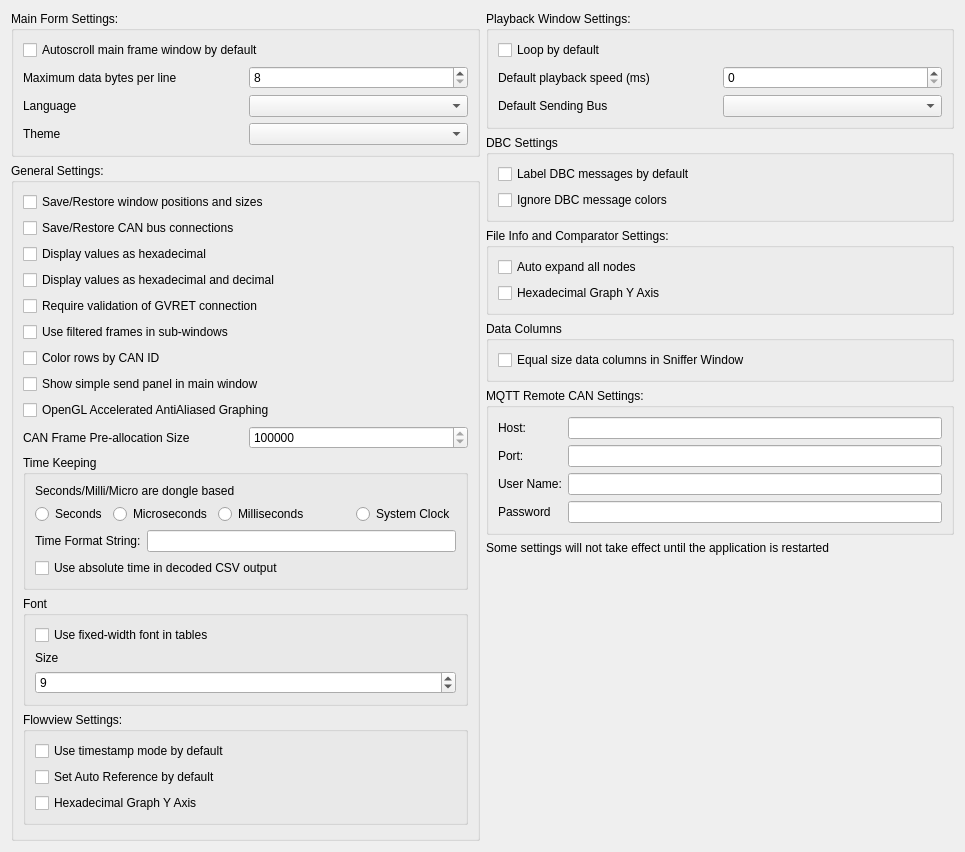
<?xml version="1.0" encoding="UTF-8"?>
<ui version="4.0">
 <class>MainSettingsDialog</class>
 <widget class="QDialog" name="MainSettingsDialog">
  <property name="geometry">
   <rect>
    <x>0</x>
    <y>0</y>
    <width>965</width>
    <height>852</height>
   </rect>
  </property>
  <property name="windowTitle">
   <string>Main Settings</string>
  </property>
  <layout class="QHBoxLayout" name="horizontalLayout_5" stretch="1,1">
   <item>
    <layout class="QVBoxLayout" name="verticalLayout">
     <item>
      <widget class="QGroupBox" name="groupBox_2">
       <property name="title">
        <string>Main Form Settings:</string>
       </property>
       <layout class="QVBoxLayout" name="verticalLayout_3">
        <item>
         <widget class="QCheckBox" name="cbMainAutoScroll">
          <property name="text">
           <string>Autoscroll main frame window by default</string>
          </property>
         </widget>
        </item>
        <item>
         <layout class="QHBoxLayout" name="horizontalLayout_7">
          <item>
           <widget class="QLabel" name="label_12">
            <property name="text">
             <string>Maximum data bytes per line</string>
            </property>
           </widget>
          </item>
          <item>
           <widget class="QSpinBox" name="spinBytesPerLine">
            <property name="minimum">
             <number>8</number>
            </property>
            <property name="maximum">
             <number>64</number>
            </property>
            <property name="singleStep">
             <number>8</number>
            </property>
           </widget>
          </item>
         </layout>
        </item>
        <item>
         <layout class="QHBoxLayout" name="horizontalLayout_8">
          <item>
           <widget class="QLabel" name="label_13">
            <property name="text">
             <string>Language</string>
            </property>
           </widget>
          </item>
          <item>
           <widget class="QComboBox" name="comboLanguage"/>
          </item>
         </layout>
        </item>
        <item>
         <layout class="QHBoxLayout" name="horizontalLayoutTheme">
          <item>
           <widget class="QLabel" name="labelTheme">
            <property name="text">
             <string>Theme</string>
            </property>
           </widget>
          </item>
          <item>
           <widget class="QComboBox" name="comboTheme"/>
          </item>
         </layout>
        </item>
       </layout>
      </widget>
     </item>
     <item>
      <widget class="QGroupBox" name="groupBox">
       <property name="title">
        <string>General Settings:</string>
       </property>
       <layout class="QVBoxLayout" name="verticalLayout_2">
        <item>
         <widget class="QCheckBox" name="cbRestorePositions">
          <property name="text">
           <string>Save/Restore window positions and sizes</string>
          </property>
         </widget>
        </item>
        <item>
         <widget class="QCheckBox" name="cbLoadConnections">
          <property name="text">
           <string>Save/Restore CAN bus connections</string>
          </property>
         </widget>
        </item>
        <item>
         <widget class="QCheckBox" name="cbDisplayHex">
          <property name="text">
           <string>Display values as hexadecimal</string>
          </property>
         </widget>
        </item>
        <item>
         <widget class="QCheckBox" name="cbDisplayHexAndDec">
          <property name="text">
           <string>Display values as hexadecimal and decimal</string>
          </property>
         </widget>
        </item>
        <item>
         <widget class="QCheckBox" name="cbValidate">
          <property name="text">
           <string>Require validation of GVRET connection</string>
          </property>
         </widget>
        </item>
        <item>
         <widget class="QCheckBox" name="cbUseFiltered">
          <property name="text">
           <string>Use filtered frames in sub-windows</string>
          </property>
         </widget>
        </item>
        <item>
         <widget class="QCheckBox" name="cbColorsByCanId">
          <property name="text">
           <string>Color rows by CAN ID</string>
          </property>
         </widget>
        </item>
        <item>
         <widget class="QCheckBox" name="cbShowSendPanel">
          <property name="text">
           <string>Show simple send panel in main window</string>
          </property>
         </widget>
        </item>
        <item>
         <widget class="QCheckBox" name="cbUseOpenGL">
          <property name="text">
           <string>OpenGL Accelerated AntiAliased Graphing</string>
          </property>
         </widget>
        </item>
        <item>
         <layout class="QHBoxLayout" name="horizontalLayout_6">
          <property name="topMargin">
           <number>0</number>
          </property>
          <property name="bottomMargin">
           <number>0</number>
          </property>
          <item>
           <widget class="QLabel" name="label_10">
            <property name="text">
             <string>CAN Frame Pre-allocation Size</string>
            </property>
           </widget>
          </item>
          <item>
           <widget class="QSpinBox" name="spinMaximumFrames">
            <property name="minimum">
             <number>100000</number>
            </property>
            <property name="maximum">
             <number>1000000000</number>
            </property>
            <property name="singleStep">
             <number>100000</number>
            </property>
            <property name="value">
             <number>10000000</number>
            </property>
           </widget>
          </item>
         </layout>
        </item>
        <item>
         <widget class="QGroupBox" name="groupBox_6">
          <property name="title">
           <string>Time Keeping</string>
          </property>
          <layout class="QVBoxLayout" name="verticalLayout_7">
           <item>
            <widget class="QLabel" name="label_3">
             <property name="text">
              <string>Seconds/Milli/Micro are dongle based</string>
             </property>
            </widget>
           </item>
           <item>
            <layout class="QHBoxLayout" name="horizontalLayout_4">
             <item>
              <widget class="QRadioButton" name="rbSeconds">
               <property name="text">
                <string>Seconds</string>
               </property>
              </widget>
             </item>
             <item>
              <widget class="QRadioButton" name="rbMicros">
               <property name="text">
                <string>Microseconds</string>
               </property>
              </widget>
             </item>
             <item>
              <widget class="QRadioButton" name="rbMillis">
               <property name="text">
                <string>Milliseconds</string>
               </property>
              </widget>
             </item>
             <item>
              <spacer name="horizontalSpacer">
               <property name="orientation">
                <enum>Qt::Orientation::Horizontal</enum>
               </property>
               <property name="sizeHint" stdset="0">
                <size>
                 <width>40</width>
                 <height>20</height>
                </size>
               </property>
              </spacer>
             </item>
             <item>
              <widget class="QRadioButton" name="rbSysClock">
               <property name="text">
                <string>System Clock</string>
               </property>
              </widget>
             </item>
            </layout>
           </item>
           <item>
            <layout class="QHBoxLayout" name="horizontalLayout_3">
             <item>
              <widget class="QLabel" name="label_4">
               <property name="text">
                <string>Time Format String:</string>
               </property>
              </widget>
             </item>
             <item>
              <widget class="QLineEdit" name="lineClockFormat"/>
             </item>
            </layout>
           </item>
           <item>
            <widget class="QCheckBox" name="cbCSVAbsTime">
             <property name="text">
              <string>Use absolute time in decoded CSV output</string>
             </property>
            </widget>
           </item>
          </layout>
         </widget>
        </item>
        <item>
         <widget class="QGroupBox" name="groupBox_7">
          <property name="title">
           <string>Font</string>
          </property>
          <layout class="QVBoxLayout" name="verticalLayout_8">
           <item>
            <widget class="QCheckBox" name="cbFontFixedWidth">
             <property name="text">
              <string>Use fixed-width font in tables</string>
             </property>
            </widget>
           </item>
           <item>
            <widget class="QLabel" name="label_11">
             <property name="text">
              <string>Size</string>
             </property>
            </widget>
           </item>
           <item>
            <widget class="QSpinBox" name="spinFontSize">
             <property name="minimum">
              <number>7</number>
             </property>
             <property name="maximum">
              <number>15</number>
             </property>
             <property name="value">
              <number>9</number>
             </property>
            </widget>
           </item>
          </layout>
         </widget>
        </item>
        <item>
         <widget class="QGroupBox" name="groupBox_3">
          <property name="title">
           <string>Flowview Settings:</string>
          </property>
          <layout class="QVBoxLayout" name="verticalLayout_4">
           <item>
            <widget class="QCheckBox" name="cbFlowUseTimestamp">
             <property name="text">
              <string>Use timestamp mode by default</string>
             </property>
            </widget>
           </item>
           <item>
            <widget class="QCheckBox" name="cbFlowAutoRef">
             <property name="text">
              <string>Set Auto Reference by default</string>
             </property>
            </widget>
           </item>
           <item>
            <widget class="QCheckBox" name="cbHexGraphFlow">
             <property name="text">
              <string>Hexadecimal Graph Y Axis</string>
             </property>
            </widget>
           </item>
          </layout>
         </widget>
        </item>
        <item>
         <spacer name="verticalSpacer_2">
          <property name="orientation">
           <enum>Qt::Orientation::Vertical</enum>
          </property>
          <property name="sizeHint" stdset="0">
           <size>
            <width>20</width>
            <height>40</height>
           </size>
          </property>
         </spacer>
        </item>
       </layout>
      </widget>
     </item>
    </layout>
   </item>
   <item>
    <layout class="QVBoxLayout" name="verticalLayout_9">
     <item>
      <widget class="QGroupBox" name="groupBox_4">
       <property name="title">
        <string>Playback Window Settings:</string>
       </property>
       <layout class="QVBoxLayout" name="verticalLayout_5">
        <item>
         <widget class="QCheckBox" name="cbPlaybackLoop">
          <property name="text">
           <string>Loop by default</string>
          </property>
         </widget>
        </item>
        <item>
         <layout class="QHBoxLayout" name="horizontalLayout">
          <item>
           <widget class="QLabel" name="label">
            <property name="text">
             <string>Default playback speed (ms)</string>
            </property>
           </widget>
          </item>
          <item>
           <widget class="QSpinBox" name="spinPlaybackSpeed">
            <property name="maximum">
             <number>1000</number>
            </property>
           </widget>
          </item>
         </layout>
        </item>
        <item>
         <layout class="QHBoxLayout" name="horizontalLayout_2">
          <item>
           <widget class="QLabel" name="label_2">
            <property name="text">
             <string>Default Sending Bus</string>
            </property>
           </widget>
          </item>
          <item>
           <widget class="QComboBox" name="comboSendingBus"/>
          </item>
         </layout>
        </item>
       </layout>
      </widget>
     </item>
     <item>
      <widget class="QGroupBox" name="groupBox_9">
       <property name="title">
        <string>DBC Settings</string>
       </property>
       <layout class="QVBoxLayout" name="verticalLayout_10">
        <item>
         <widget class="QCheckBox" name="cbFilterLabeling">
          <property name="text">
           <string>Label DBC messages by default</string>
          </property>
         </widget>
        </item>
        <item>
         <widget class="QCheckBox" name="cbIgnoreDBCColors">
          <property name="text">
           <string>Ignore DBC message colors</string>
          </property>
         </widget>
        </item>
       </layout>
      </widget>
     </item>
     <item>
      <widget class="QGroupBox" name="groupBox_5">
       <property name="title">
        <string>File Info and Comparator Settings:</string>
       </property>
       <layout class="QVBoxLayout" name="verticalLayout_6">
        <item>
         <widget class="QCheckBox" name="cbInfoAutoExpand">
          <property name="text">
           <string>Auto expand all nodes</string>
          </property>
         </widget>
        </item>
        <item>
         <widget class="QCheckBox" name="cbHexGraphInfo">
          <property name="text">
           <string>Hexadecimal Graph Y Axis</string>
          </property>
         </widget>
        </item>
       </layout>
      </widget>
     </item>
     <item>
      <widget class="QGroupBox" name="groupBox_10">
       <property name="title">
        <string>Data Columns</string>
       </property>
       <layout class="QVBoxLayout" name="verticalLayout_11">
        <item>
         <widget class="QCheckBox" name="cbEqualSniffer">
          <property name="text">
           <string>Equal size data columns in Sniffer Window</string>
          </property>
         </widget>
        </item>
       </layout>
      </widget>
     </item>
     <item>
      <widget class="QGroupBox" name="groupBox_8">
       <property name="enabled">
        <bool>true</bool>
       </property>
       <property name="title">
        <string>MQTT Remote CAN Settings:</string>
       </property>
       <layout class="QFormLayout" name="formLayout">
        <item row="0" column="0">
         <widget class="QLabel" name="label_6">
          <property name="text">
           <string>Host:</string>
          </property>
         </widget>
        </item>
        <item row="0" column="1">
         <widget class="QLineEdit" name="lineRemoteHost"/>
        </item>
        <item row="1" column="0">
         <widget class="QLabel" name="label_7">
          <property name="text">
           <string>Port:</string>
          </property>
         </widget>
        </item>
        <item row="1" column="1">
         <widget class="QLineEdit" name="lineRemotePort"/>
        </item>
        <item row="2" column="0">
         <widget class="QLabel" name="label_8">
          <property name="text">
           <string>User Name:</string>
          </property>
         </widget>
        </item>
        <item row="2" column="1">
         <widget class="QLineEdit" name="lineRemoteUser"/>
        </item>
        <item row="3" column="0">
         <widget class="QLabel" name="label_9">
          <property name="text">
           <string>Password</string>
          </property>
         </widget>
        </item>
        <item row="3" column="1">
         <widget class="QLineEdit" name="lineRemotePassword">
          <property name="echoMode">
           <enum>QLineEdit::EchoMode::Password</enum>
          </property>
         </widget>
        </item>
       </layout>
      </widget>
     </item>
     <item>
      <widget class="QLabel" name="label_5">
       <property name="text">
        <string>Some settings will not take effect until the application is restarted</string>
       </property>
       <property name="wordWrap">
        <bool>true</bool>
       </property>
      </widget>
     </item>
     <item>
      <spacer name="verticalSpacer">
       <property name="orientation">
        <enum>Qt::Orientation::Vertical</enum>
       </property>
       <property name="sizeHint" stdset="0">
        <size>
         <width>20</width>
         <height>40</height>
        </size>
       </property>
      </spacer>
     </item>
    </layout>
   </item>
  </layout>
 </widget>
 <tabstops>
  <tabstop>cbMainAutoScroll</tabstop>
  <tabstop>cbRestorePositions</tabstop>
  <tabstop>cbLoadConnections</tabstop>
  <tabstop>cbDisplayHex</tabstop>
  <tabstop>cbValidate</tabstop>
  <tabstop>cbUseFiltered</tabstop>
  <tabstop>cbUseOpenGL</tabstop>
  <tabstop>rbSeconds</tabstop>
  <tabstop>rbMicros</tabstop>
  <tabstop>rbSysClock</tabstop>
  <tabstop>lineClockFormat</tabstop>
  <tabstop>spinFontSize</tabstop>
  <tabstop>cbFlowUseTimestamp</tabstop>
  <tabstop>cbFlowAutoRef</tabstop>
  <tabstop>cbPlaybackLoop</tabstop>
  <tabstop>spinPlaybackSpeed</tabstop>
  <tabstop>comboSendingBus</tabstop>
  <tabstop>cbInfoAutoExpand</tabstop>
  <tabstop>lineRemoteHost</tabstop>
  <tabstop>lineRemotePort</tabstop>
 </tabstops>
 <resources/>
 <connections/>
</ui>
